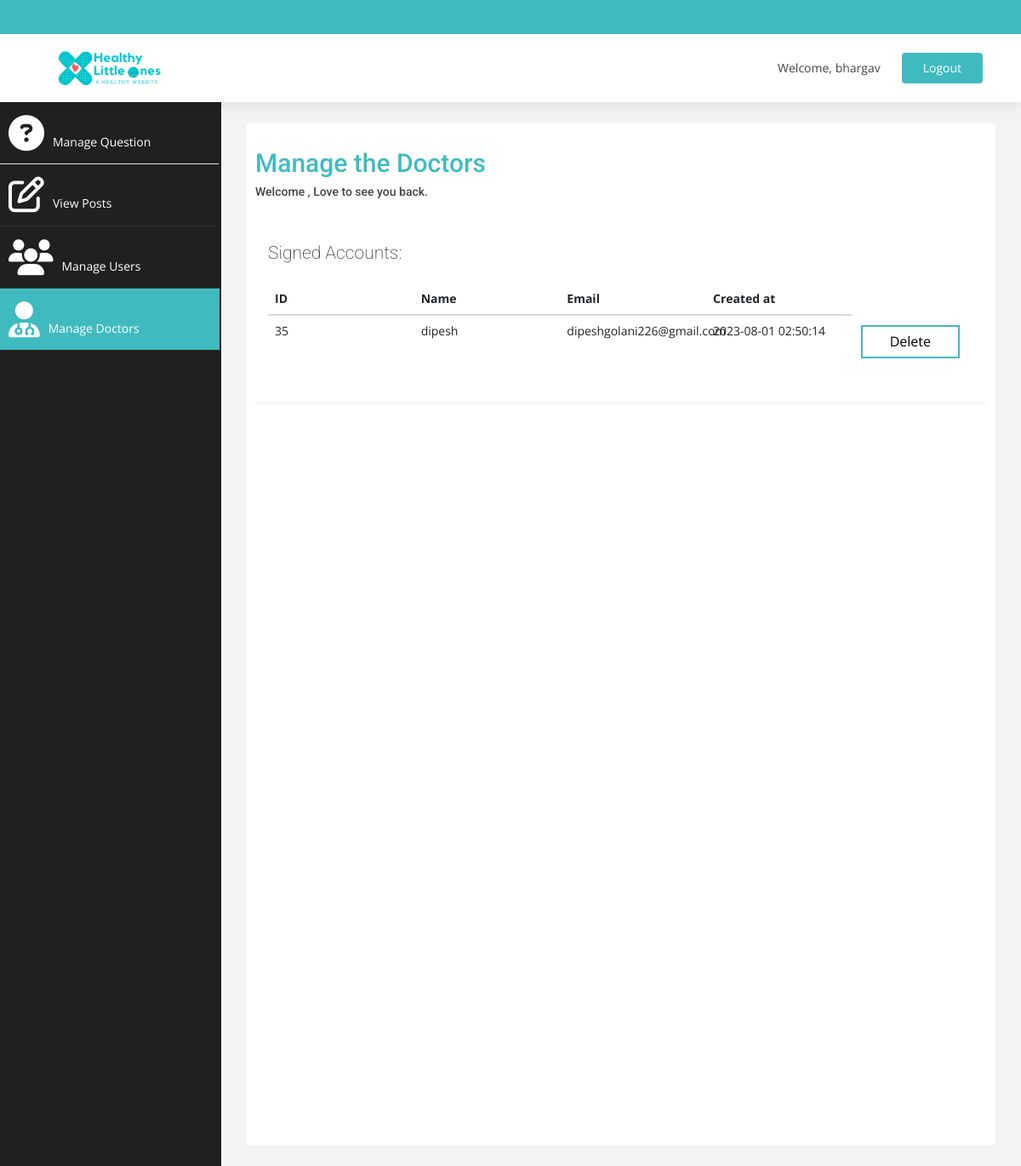
The page /admdoc.php (signed in) on the database its author committed.
### tables this page shows
CREATE TABLE `doc_account` (
  `Doc_ID` int(255) NOT NULL,
  `Doc_Name` varchar(40) NOT NULL,
  `Doc_Qualification` varchar(100) NOT NULL,
  `Doc_Image` varchar(30) NOT NULL,
  `Doc_Certificate` varchar(100) NOT NULL,
  `Doc_Experience` varchar(100) NOT NULL,
  `Doc_Email` varchar(100) NOT NULL,
  `Doc_Address` varchar(255) NOT NULL,
  `Doc_Pwd` varchar(100) NOT NULL,
  `Doc_Token` varchar(200) NOT NULL,
  `D_Valid` varchar(10) NOT NULL,
  `D_Created` datetime NOT NULL DEFAULT current_timestamp()
);

### admdoc.php (the view, shortened to what this page needs)
<?php
$user= $_SESSION['name'];
$type = $_SESSION['type'];
if($type == "A"){
    include 'Connect.php';
    $sql = "SELECT * FROM doc_account";
    if($result = mysqli_query($db, $sql)){
      if(mysqli_num_rows($result) > 0){
?>
<!DOCTYPE html>
<html lang="en">
<head>
  <link href="https://stackpath.bootstrapcdn.com/font-awesome/4.7.0/css/font-awesome.min.css" rel="stylesheet">
  <link href="assets/vendor/bootstrap/css/bootstrap.min.css" rel="stylesheet">
  <link href="assets/vendor/icofont/icofont.min.css" rel="stylesheet">
  <link href="assets/vendor/boxicons/css/boxicons.min.css" rel="stylesheet">
  <link href="assets/vendor/animate.css/animate.min.css" rel="stylesheet">
  <link href="assets/vendor/owl.carousel/assets/owl.carousel.min.css" rel="stylesheet">
  <link href="assets/vendor/venobox/venobox.css" rel="stylesheet">
  <link href="assets/vendor/aos/aos.css" rel="stylesheet">
    <link href="assets/css/bootstrap.css" rel="stylesheet" />
    <link href="assets/css/font-awesome.css" rel="stylesheet" />
    <link href="assets/css/custom.css" rel="stylesheet" />
<link href="assets/css/style.css" rel="stylesheet">
</head>
<body>
    <div id="topbar" class="d-none d-lg-flex align-items-center fixed-top">
  </div>
  <header id="header" class="fixed-top">
    <div class="container d-flex align-items-center">
      <a href="index.html" class="logo mr-auto"><img src="assets/img/logo.png" alt=""></a>
      <nav class="nav-menu d-none d-lg-block">
      <ul>
          <li class="active">Welcome, <?php echo "$user"; ?></li>
      </ul>
      </nav>
      <a href="logout.php" class="appointment-btn scrollto" target="_self"> Logout  </a>
    </div>
  </header><br><br>
    <div id="wrapper">
        <br><br><br>
                <nav class="navbar-default navbar-side" role="navigation">
            <div class="sidebar-collapse">
                <ul class="nav" id="main-menu">
                      <li style="background-color:white">
                        <a  href="Adminpanel.php"><i class="fa fa-3x fa-question-circle" aria-hidden="true"></i>Manage Question&emsp;&emsp;&emsp;&emsp;&ensp;&ensp;</a>
                    </li>
                    <li>
                        <a  href="admpost.php"><i class="fa fa-3x fa-pencil-square-o" aria-hidden="true"></i>View Posts&emsp;&emsp;&emsp;&emsp;&emsp;&emsp;&emsp;&emsp;</a>
                    </li>
                  <li  >
                        <a  href="admuser.php"><i class="fa fa-users fa-3x" aria-hidden="true"></i>Manage Users&emsp;&emsp;&emsp;&emsp;&emsp;&ensp;&ensp;</a>
                    </li>
                    <li  >
                        <a class="active-menu"  href="admdoc.php"><i class="fa fa-user-md fa-3x" aria-hidden="true"></i>Manage Doctors&emsp;&ensp;&emsp;&emsp;&emsp;&emsp;&ensp;</a>
                    </li>
                </ul>
            </div>
        </nav>
        <div id="page-wrapper" >
            <div id="page-inner">
                <div class="row">
                    <div class="col-md-12">
                     <h2>Manage the Doctors</h2>
                        <h5>Welcome  , Love to see you back. </h5>
      <div class="col-md-9 col-lg-10 main"><br>
        <h1 class="lead hidden-xs-down">Signed Accounts:</h1>
        <table style="table-layout: fixed; width: 100%" class="table table-hover">
            <thead>
              <tr>
                <th  style=" width: 25%"scope="col">ID</th>
                <th style=" width: 25%"scope="col">Name</th>
                <th style=" width: 25%"scope="col">Email</th>
                <th style=" width: 25%"scope="col">Created at</th>
              </tr>
            </thead>
            <tbody>
             <?php
              while($rows=$result->fetch_assoc())
              {
             ?>
              <tr>
                <td style="word-wrap: break-word" ><?php echo $rows['Doc_ID'] ?></td>
                <td><?php echo $rows['Doc_Name']; ?></td><?php $ans = "doc"; ?></td>
                <td><?php echo $rows['Doc_Email']; ?></td>
                <td><?php echo $rows['D_Created']; ?></td>
                <td><?php echo'<a href="deleteans.php?id='.$rows['Doc_ID'].'&stat='.$ans.'" class=" btscol bts ">'?>
                      <i class="lni lni-trash"></i></i> Delete
                      </a></td>
              </tr>
              <?php
              }
              ?>
            </tbody>
          </table>
          </div>
                    </div>
                </div>
                 <hr />
    </div>
            </div>
        </div>
<?php
}
else{
  include('header.php');
  echo '
        <br><br><br><h1>Sorry no records found.</h1><hr>';
        include('footer.php');
    }
} else{
    echo "ERROR: Could not able to execute $sql. " . mysqli_error($db);
}
}else{
 include('404.html');}

### assets/css/custom.css (style rules this page uses)
body { font-family: 'Open Sans', sans-serif; }
#wrapper { width: 100%; background:#202020; }
#page-wrapper { padding: 15px 15px; min-height: 600px; background:#F3F3F3; }
#page-inner { width:100%; margin:10px 20px 10px 0px; background-color:#fff!important; padding:10px; min-height:1200px; }
h2 { color: #3fbbc0; }
.active-menu { background-color:#3fbbc0!important; }
.sidebar-collapse , .sidebar-collapse .nav { background:none; }
.sidebar-collapse .nav { padding:0; }
.sidebar-collapse .nav > li > a { color:#fff; background:#202020; text-shadow:none; }
.sidebar-collapse > .nav > li > a { padding:15px 10px; }
.sidebar-collapse > .nav > li { border-bottom: 1px solid rgba(107, 108, 109, 0.19); }
.navbar-side { border:none; background-color: #202020; }
.navbar-default { border:0px solid black; }
.nav > li > a > i { margin-right:10px; }
@media (min-width:768px) { #page-wrapper { margin: 0 0 0 260px; padding: 15px 30px; min-height: 1200px; } }
@media (min-width:768px) { .navbar-side { z-index: 1; position: absolute; width: 260px; } }

### assets/css/style.css (style rules this page uses)
body { font-family: "Open Sans", sans-serif; color: #444444; }
a { color: #3fbbc0; }
h1, h2, h3, h4, h5, h6 { font-family: "Roboto", sans-serif; }
#topbar { background: #3fbbc0; color: #fff; height: 40px; font-size: 16px; font-weight: 600; transition: all 0.5s; }
#header { background: #fff; transition: all 0.5s; z-index: 997; padding: 20px 0; top: 40px; box-shadow: 0px 2px 15px rgba(0, 0, 0, 0.1); }
#header .logo { font-size: 28px; margin: 0; padding: 0; line-height: 1; font-weight: 600; letter-spacing: 0.5px; text-transform: uppercase; }
#header .logo img { max-height: 40px; }
.nav-menu ul { margin: 0; padding: 0; list-style: none; }
.nav-menu > ul { display: flex; }
.nav-menu > ul > li { position: relative; white-space: nowrap; padding: 10px 0 10px 28px; }
.appointment-btn { margin-left: 25px; background: #3fbbc0; color: #fff; border-radius: 4px; padding: 8px 25px; white-space: nowrap; transition: 0.3s; font-size: 14px; display: inline-block; }
body { margin-top:20px; }
img { max-width: 100%; }
img { vertical-align: middle; border-style: none; }

### admdoc.php (style rules this page uses)
.btscol { background-color: #4CAF50; border: none; color: white; padding: 6px 32px; text-align: center; text-decoration: none; display: inline-block; font-size: 16px; margin: 4px 2px; transition-duration: 0.4s; cursor: pointer; }
.bts { background-color: white; color: black; border: 2px solid #3fbbc0; }

### rows shown on the page
doc_account: Doc_ID "35", Doc_Name "dipesh", Doc_Email "dipeshgolani226@gmail.com", D_Created "2023-08-01 02:50:14"

### other values the page prints
$user "bhargav"
